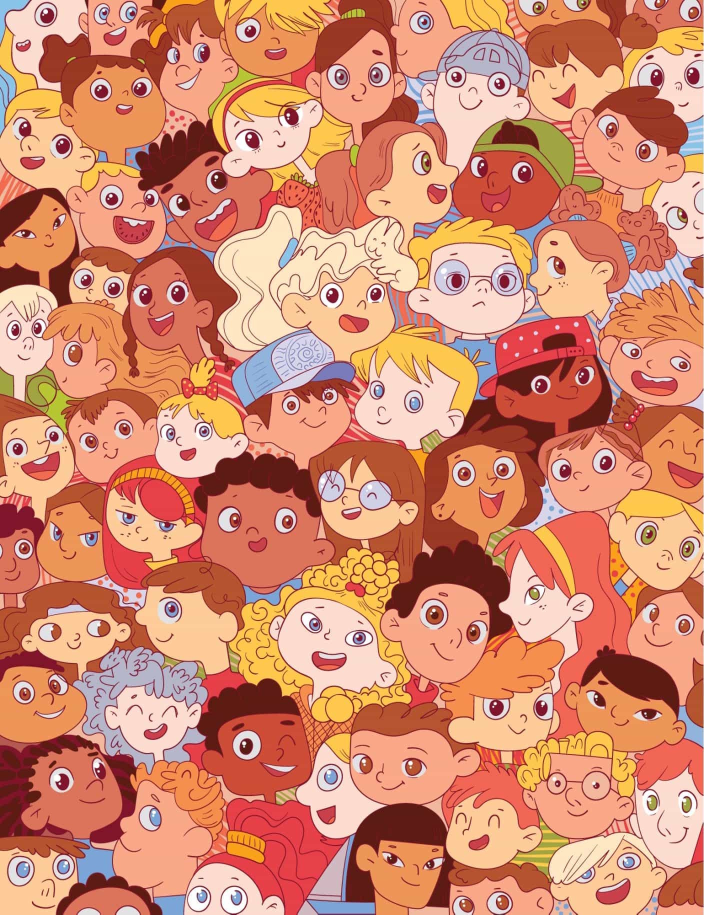
#> input picture Finding/image1/check.jpg, 1407 x 1829 px (shown at 1/2 size); the run also reads 1 picture not shown here
$ jupyter execute --allow-errors prepare.ipynb
#> lines starting #> are read from the running program, lines starting #| are printed output that depends on the picture; after the words box and inside, x2 and y2 are one past the last pixel; in counts of white or black regions, pixels touching at a corner belong together
[cell 1]
import cv2
import numpy as np
import matplotlib.pyplot as plt
import os

[cell 2]
def Scale_image(img, template, min_scale=0.5, max_scale=1):
    # img, template: Ảnh đầu vào đã được chuyển sang ảnh xám.
    # Hàm trả về giá trị scale tốt nhất + tọa độ cho việc match template.
    scale = 1
    best_scale = 1
    best_val = 0
    best_loc = (0, 0)
    best_loc_right = (0, 0)
    img_edges = cv2.Canny(img, 50, 150)
    while scale >= min_scale and scale <= max_scale:
        template_resized = cv2.resize(template, (int(template.shape[1]*scale), int(template.shape[0]*scale)))
        w, h = template_resized.shape[::-1]
        template_edges = cv2.Canny(template_resized, 50, 150)
        res = cv2.matchTemplate(img_edges, template_edges, cv2.TM_CCOEFF_NORMED)
        min_val, max_val, min_loc, max_loc = cv2.minMaxLoc(res)
        if max_val > best_val:
            best_val = max_val
            best_loc = max_loc
            best_scale = scale
            best_loc_right = (best_loc[0] + w, best_loc[1] + h)
        scale -= 0.01

    return best_scale, best_loc, best_loc_right

[cell 3]
def find_template(foder_path):
    # Đọc ảnh
#> called with foder_path = 'image1'
    image = cv2.imread(foder_path + '/check.jpg')
#> image is the input picture: shape (1829, 1407, 3); mean B, G, R 111.1, 138.7, 211
    # Đọc tất cả các ảnh có đuôi .png có trong thư mục
    templates = []
    for file in os.listdir(foder_path):
        if file.endswith('.png'):
            templates.append(cv2.imread(foder_path + '/' + file, 0))
    # Chuyển ảnh sang ảnh xám
    image = cv2.cvtColor(image, cv2.COLOR_BGR2RGB)
    image_gray = cv2.cvtColor(image, cv2.COLOR_BGR2GRAY)
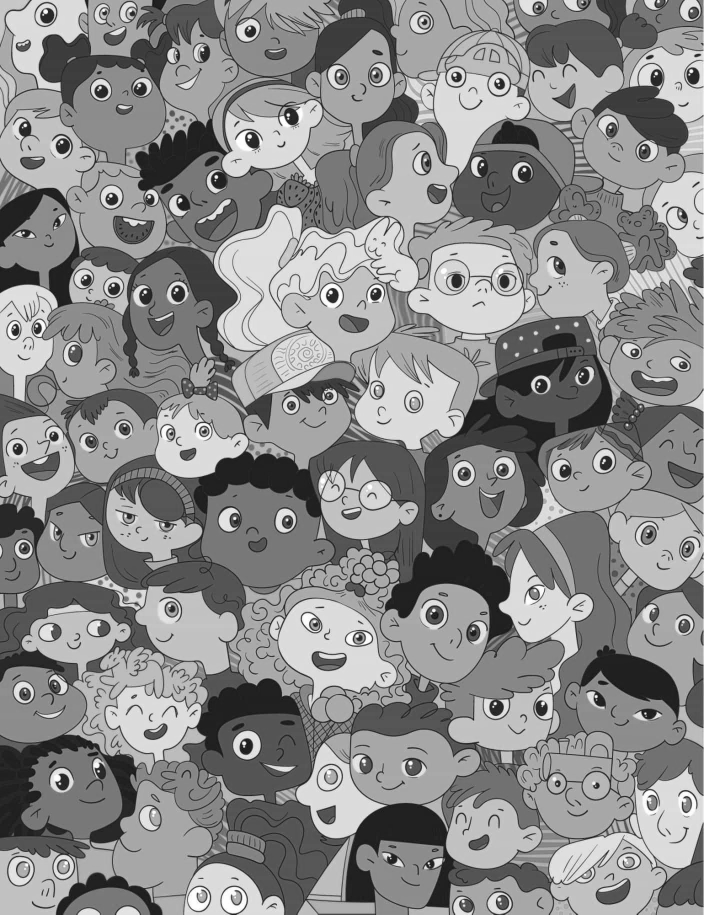
#> image_gray: shape (1829, 1407) (shown at 1/2 size); min 5, max 255, mean 138.7
    # Tìm template
    for template in templates:
        scale, loc, loc_right = Scale_image(image_gray, template, 0.5, 1)
        # Vẽ hình chữ nhật bao quanh template
        cv2.rectangle(image, loc, loc_right, (0, 0, 0), 4)
        # Thêm thông tin scale vào trên template
        cv2.putText(image, 'Scale: ' + str(scale), loc, cv2.FONT_HERSHEY_SIMPLEX, 1, (255, 0, 0), 2, cv2.LINE_AA)
    # Hiển thị ảnh
    plt.imshow(image)

[cell 4]
find_template('image1')

[cell 5]
find_template('image2')
#> call 2 of find_template, with foder_path = 'image2'
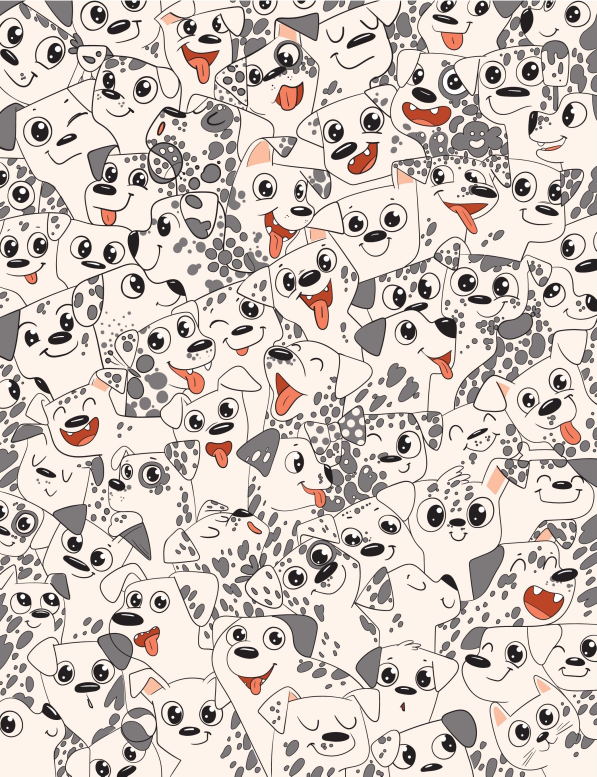
#> input picture Finding/image2/check.jpg, 1790 x 2329 px (shown at 1/3 size)
#> in find_template, image is the input picture: shape (2329, 1790, 3); mean B, G, R 191.7, 198.2, 208.8
#> in find_template (call 2), `image_gray = cv2.cvtColor(image, cv2.COLOR_BGR2GRAY)`:
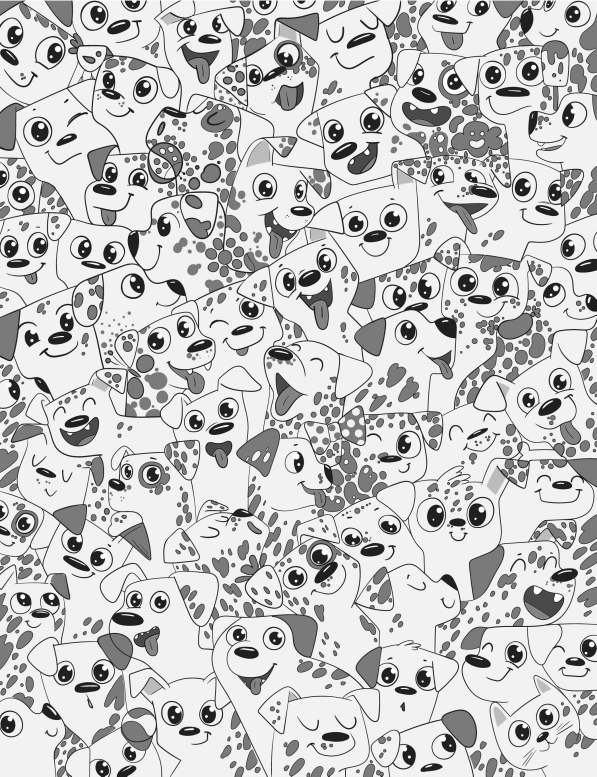
#> image_gray: shape (2329, 1790) (shown at 1/3 size); min 1, max 255, mean 197.3
#> the loop in find_template (call 2), `for template in templates:` made 3 passes
#> pass 1, in Scale_image, `img_edges = cv2.Canny(img, 50, 150)`:
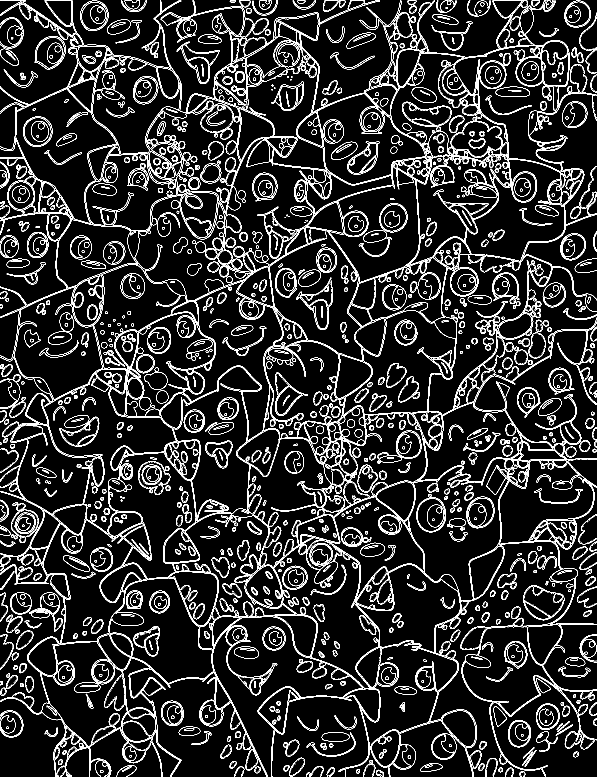
#> img_edges: shape (2329, 1790) (shown at 1/3 size); 7.8% white in thin lines or dots

[cell 6]
img = cv2.imread('image1/check.jpg')
img = cv2.cvtColor(img, cv2.COLOR_RGB2BGR)
img_gray = cv2.cvtColor(img, cv2.COLOR_BGR2GRAY)
#> (the rest of this cell did not finish here and is left out)

#> call 4 of Scale_image, with min_scale = 0.5, max_scale = 1
#> in Scale_image (call 4), `img_edges = cv2.Canny(img, 50, 150)`:
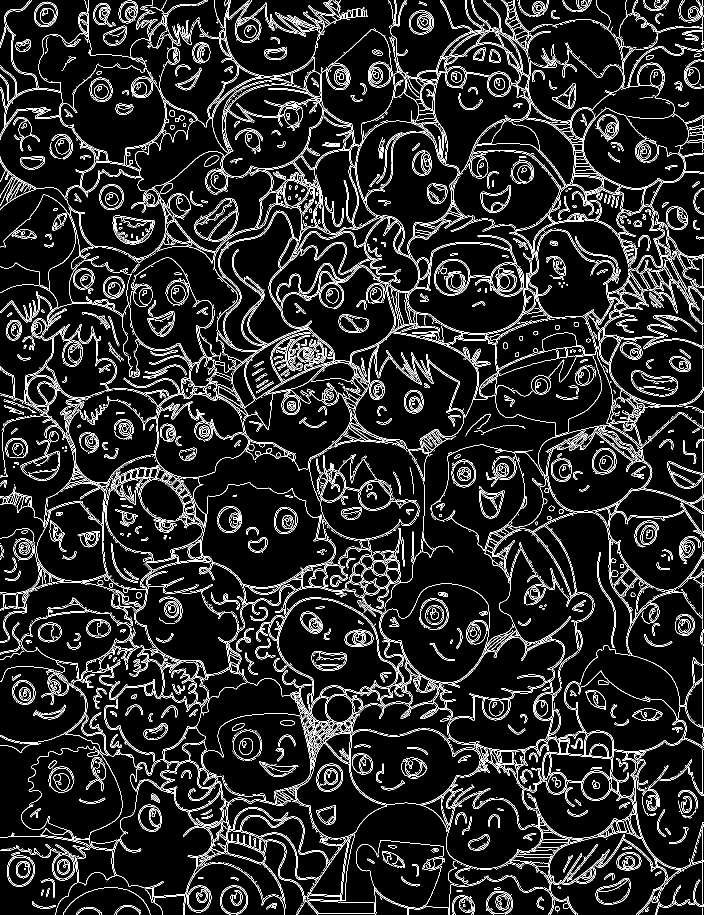
#> img_edges: shape (1829, 1407) (shown at 1/2 size); 9.7% white in thin lines or dots
#> `template = cv2.imread(f'image2/image{i}.png', 0)`:
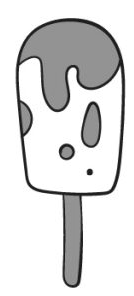
#> template: shape (296, 134); min 13, max 255, mean 219.3
    cv2.rectangle(img, top_left, bottom_right, (0, 255, 0), 3)
plt.figure(figsize=(30, 10))
plt.imshow(img)

[cell 7]
img = cv2.imread('image2/check.jpg')
img = cv2.cvtColor(img, cv2.COLOR_RGB2BGR)
img_gray = cv2.cvtColor(img, cv2.COLOR_BGR2GRAY)
#> (the rest of this cell did not finish here and is left out)

#> the loop in Scale_image (call 5), `while scale >= min_scale and scale <= max_scale:` made 50 passes
#> pass 1, in Scale_image (call 5), `template_edges = cv2.Canny(template_resized, 50, 150)`:
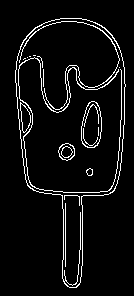
#> template_edges: shape (296, 134); 5.6% white in thin lines or dots, all inside (x1, y1, x2, y2) = (15, 18, 126, 288)
#> pass 1, in Scale_image (call 5), `res = cv2.matchTemplate(img_edges, template_edges, cv2.TM_CCOEFF_NORMED)`:
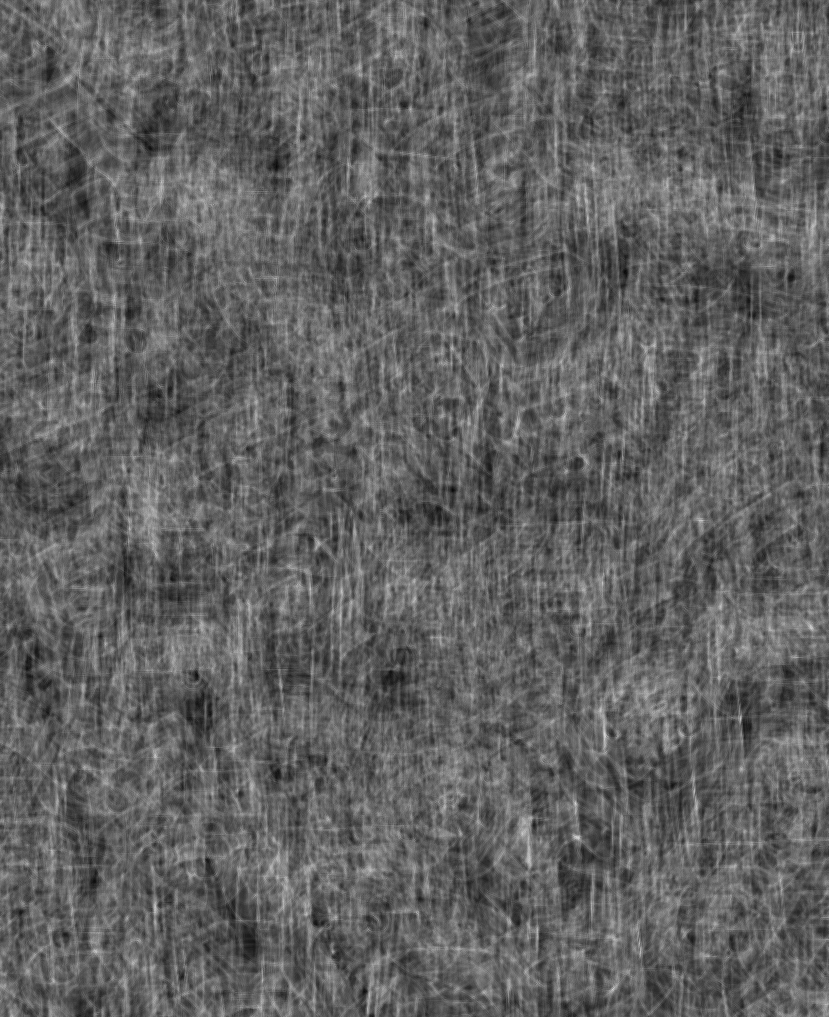
#> res: shape (2034, 1657) float32 (shown at 1/2 size); min -0.0464, max 0.0762, mean 1.18e-05; drawn with min black and max white
#> after the loop in Scale_image (call 5), `while scale >= min_scale and scale <= max_scale:`:
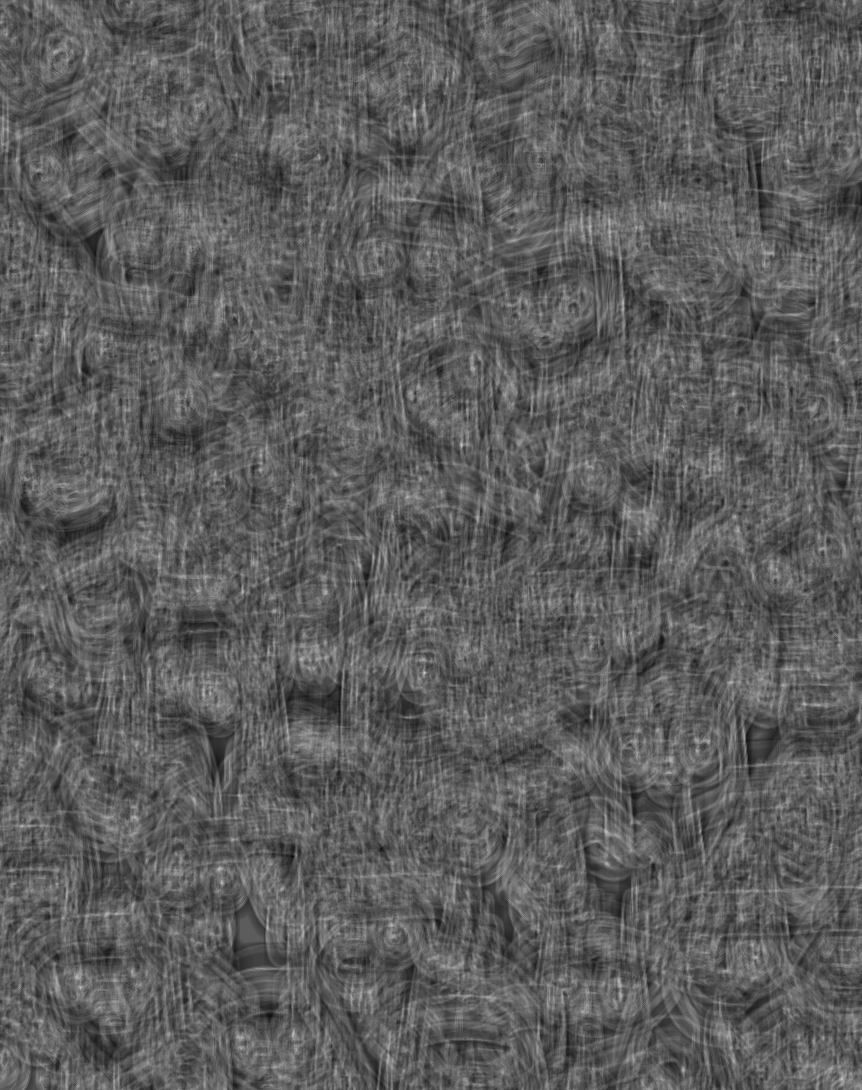
#> res: shape (2180, 1723) float32 (shown at 1/2 size); min -0.0852, max 0.149, mean -0.000293; drawn with min black and max white
#> after the loop in Scale_image (call 5), `while scale >= min_scale and scale <= max_scale:`:
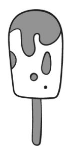
#> template_resized: shape (150, 68); min 21, max 255, mean 219.2
    cv2.rectangle(img, top_left, bottom_right, (0, 255, 0), 3)
plt.figure(figsize=(30, 10))
plt.imshow(img)
